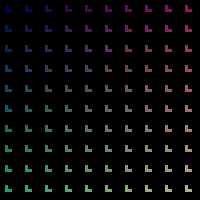
Frame 1 (no input)
Frame 2 (the mouse pressed at the canvas centre, redrawn once): identical to frame 1, image omitted

The Processing sketch that drew this single still picture (run headless with seeded random() and noise(); the mouse was pressed at the canvas centre and the sketch redrawn once):

// Processing sketch: processing_91128
// ── processing_91128.pde

void setup() {
  size(200, 200);
  stroke(0); 
  noLoop ();
}

void draw() {
  background(0); 
  for (int x= 0; x<200; x=x+20)
    for (int y= 0; y<200; y=y+20) {
      fill(x, y, 100);
      beginShape();
      vertex(4+x, 4+y);
      vertex(8+x, 4+y);
      vertex(8+x, 8+y);
      vertex(12+x, 8+y);
      vertex(12+x, 12+y);
      vertex(4+x, 12+y);
      endShape(CLOSE);
    }
}
